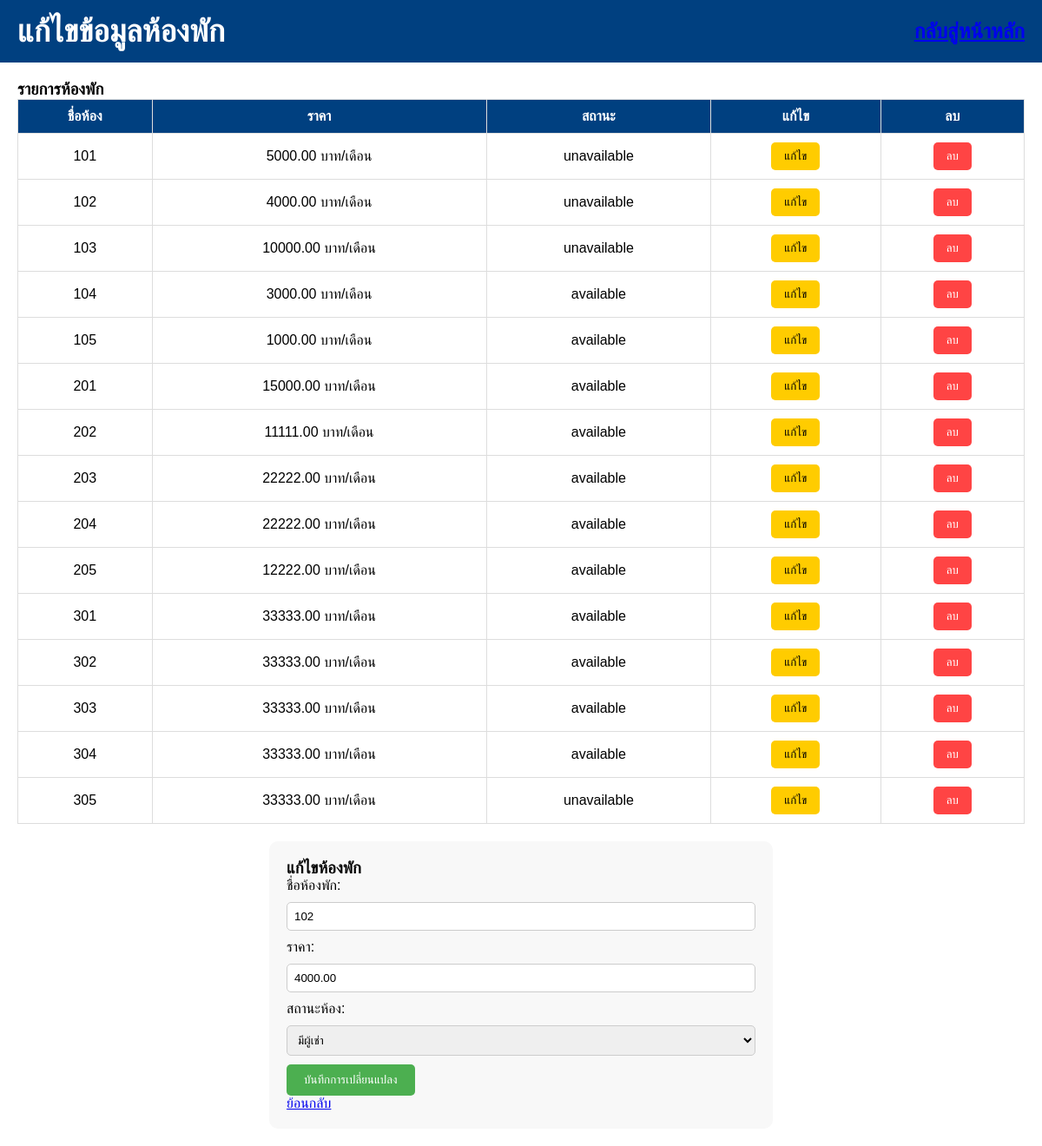
Page /edit_room.php?id=2 on the committed database.
### tables this page shows
CREATE TABLE `rooms` (
  `room_id` int NOT NULL,
  `room_number` varchar(10) NOT NULL,
  `type` varchar(50) NOT NULL,
  `price` decimal(10,2) NOT NULL,
  `status` enum('available','unavailable','maintenance') DEFAULT 'available',
  `tenant_id` int DEFAULT NULL
);

### edit_room.php (the view, shortened to what this page needs)
<!DOCTYPE html>
<html lang="th">
<head>
    <link rel="stylesheet" href="styles.css">
    <link rel="stylesheet" href="edit_room.css">
</head>
<body>
    <header>
        <h2>แก้ไขข้อมูลห้องพัก</h2>
        <a href="index.html" class="back-button">กลับสู่หน้าหลัก</a>
    </header>
    <main>
        <section class="room-list">
            <h3>รายการห้องพัก</h3>
            <table>
                <thead>
                    <tr>
                        <th>ชื่อห้อง</th>
                        <th>ราคา</th>
                        <th>สถานะ</th>
                        <th>แก้ไข</th>
                        <th>ลบ</th>
                    </tr>
                </thead>
                <tbody>
                    <?php
                    include('dbconnect.php');
                    $sql = "SELECT * FROM rooms";
                    $result = $conn->query($sql);
                    if ($result->num_rows > 0) {
                        while($row = $result->fetch_assoc()) {
                            echo "<tr>
                                    <td>" . $row['room_number'] . "</td>
                                    <td>" . $row['price'] . " บาท/เดือน</td>
                                    <td>" . $row['status'] . "</td>
                                    <td><a href='edit_room.php?id=" . $row['room_id'] . "'><button class='edit-btn'>แก้ไข</button></a></td>
                                    <td><a href='delete_room.php?id=" . $row['room_id'] . "'><button class='delete-btn'>ลบ</button></a></td>
                                  </tr>";
                        }
                    } else {
                        echo "<tr><td colspan='5'>ไม่มีห้องพัก</td></tr>";
                    }
                    ?>
                </tbody>
            </table>
        </section>
        <?php
        if (isset($_GET['id'])) {
            include('dbconnect.php');
            $roomId = $_GET['id'];
            $sql = "SELECT * FROM rooms WHERE room_id = ?";
            $stmt = $conn->prepare($sql);
            $stmt->bind_param("i", $roomId);
            $stmt->execute();
            $result = $stmt->get_result();
            if ($result->num_rows > 0) {
                $row = $result->fetch_assoc();
                ?>
                <section class="edit-form">
                    <h3>แก้ไขห้องพัก</h3>
                    <form action="update_room.php" method="post">
                        <label>ชื่อห้องพัก:</label>
                        <input type="text" name="room_number" value="<?php echo $row['room_number']; ?>" required>
                        <label>ราคา:</label>
                        <input type="number" name="room_price" value="<?php echo $row['price']; ?>" required>
                        <label>สถานะห้อง:</label>
                        <select name="room_status" required>
                            <option value="unavailable" <?php echo $row['status'] == 'unavailable' ? 'selected' : ''; ?>>มีผู้เช่า</option>
                        </select>
                        <button type="submit" class="save-btn">บันทึกการเปลี่ยนแปลง</button>
                    </form>
                    <a href="index.php" class="back-button">ย้อนกลับ</a>
                </section>
                <?php
            } else {
                echo "ไม่พบข้อมูลห้องพัก";
            }
        }
        ?>
    </main>
</body>
</html>

### styles.css (style rules this page uses)
* { margin: 0; padding: 0; box-sizing: border-box; font-family: 'Arial', sans-serif; }
body { display: flex; flex-direction: column; height: 100vh; }
header { display: flex; justify-content: space-between; align-items: center; background: #004080; color: white; padding: 15px 20px; font-size: 24px; font-weight: bold; }
main { flex: 1; padding: 20px; }

### edit_room.css (style rules this page uses)
.room-list table { width: 100%; border-collapse: collapse; margin-bottom: 20px; }
.room-list th, .room-list td { border: 1px solid #ddd; padding: 10px; text-align: center; }
.room-list th { background: #004080; color: white; }
.edit-btn, .delete-btn { padding: 8px 15px; border: none; cursor: pointer; border-radius: 5px; }
.edit-btn { background-color: #ffcc00; color: black; }
.delete-btn { background-color: #ff4444; color: white; }
.edit-form { background: #f8f8f8; padding: 20px; border-radius: 10px; width: 50%; margin: auto; }
.edit-form input, .edit-form textarea, .edit-form select { width: 100%; padding: 8px; margin: 10px 0; border: 1px solid #ccc; border-radius: 5px; }
.save-btn { background-color: #4CAF50; color: white; padding: 10px 20px; border: none; cursor: pointer; border-radius: 5px; }

### rows in the picture
rooms: room_number "101", price "5000.00", status "unavailable"
rooms: room_number "102", price "4000.00", status "unavailable", room_price "4000.00", room_status "มีผู้เช่า"
rooms: room_number "103", price "10000.00", status "unavailable"
rooms: room_number "104", price "3000.00", status "available"
rooms: room_number "105", price "1000.00", status "available"
rooms: room_number "201", price "15000.00", status "available"
rooms: room_number "202", price "11111.00", status "available"
rooms: room_number "203", price "22222.00", status "available"
rooms: room_number "204", price "22222.00", status "available"
rooms: room_number "205", price "12222.00", status "available"
rooms: room_number "301", price "33333.00", status "available"
rooms: room_number "302", price "33333.00", status "available"
rooms: room_number "303", price "33333.00", status "available"
rooms: room_number "304", price "33333.00", status "available"
rooms: room_number "305", price "33333.00", status "unavailable"
